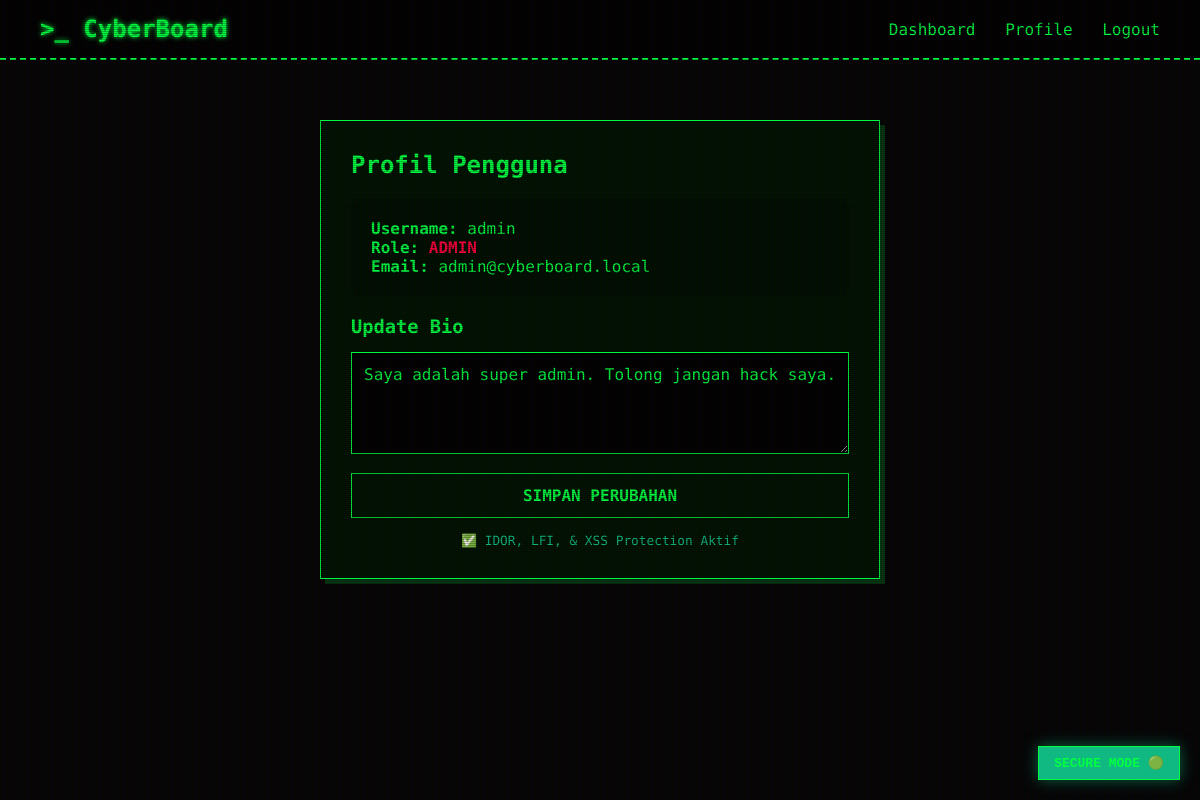
Screenshot of /CyberTarget_Web/secure/profile.php (signed in) with the database file from the repository.
### tables this page shows
CREATE TABLE target_users (
    id INT AUTO_INCREMENT PRIMARY KEY,
    username VARCHAR(50) NOT NULL UNIQUE,
    password VARCHAR(255) NOT NULL,
    email VARCHAR(100),
    role ENUM('admin', 'user') DEFAULT 'user',
    bio TEXT,
    created_at TIMESTAMP DEFAULT CURRENT_TIMESTAMP
);

### CyberTarget_Web/secure/profile.php (the view, shortened to what this page needs)
<?php
require_once 'db.php';
$profile_id = $_SESSION['user_id'];
$stmt = $conn->prepare("SELECT * FROM target_users WHERE id = ?");
$stmt->bind_param("i", $profile_id);
$stmt->execute();
$result = $stmt->get_result();
$profile = $result ? $result->fetch_assoc() : null;
$theme = $_GET['theme'] ?? 'default';
?>
<!DOCTYPE html>
<html lang="id">
<head>
    <link rel="stylesheet" href="style.css">
</head>
<body class="theme-<?= htmlspecialchars($theme) ?>">
    <div class="status-badge" style="background: #10b981; box-shadow: 0 0 15px rgba(16, 185, 129, 0.5);">SECURE MODE 🟢</div>
    <div class="navbar">
        <a href="index.php" class="logo">CyberBoard</a>
        <div class="nav-links">
            <a href="index.php">Dashboard</a>
            <a href="profile.php">Profile</a>
            <a href="logout.php">Logout</a>
        </div>
    </div>
    <div class="container" style="max-width: 600px;">
        <div class="glass-panel" style="padding: 30px;">
            <h2 style="color: var(--primary); margin-bottom: 20px;">Profil Pengguna</h2>
            <div style="background: rgba(0,0,0,0.2); padding: 20px; border-radius: 8px; margin-bottom: 20px;">
                <p><strong>Username:</strong> <?= htmlspecialchars($profile['username']) ?></p>
                <p><strong>Role:</strong> <span style="color: <?= $profile['role'] === 'admin' ? 'var(--danger)' : 'var(--primary)' ?>; font-weight: bold;"><?= strtoupper($profile['role']) ?></span></p>
                <p><strong>Email:</strong> <?= htmlspecialchars($profile['email']) ?></p>
            </div>
            <h3 style="margin-bottom: 15px;">Update Bio</h3>
            <form method="POST">
                <textarea name="bio" rows="4" placeholder="Tulis sesuatu tentang dirimu..."><?= htmlspecialchars($profile['bio']) ?></textarea>
                <button type="submit">Simpan Perubahan</button>
            </form>
            <p style="text-align: center; margin-top: 15px; font-size: 0.8rem; color: #10b981;">✅ IDOR, LFI, & XSS Protection Aktif</p>
        </div>
    </div>
</body>
</html>

### CyberTarget_Web/secure/style.css (style rules this page uses)
:root { --bg-dark: #050505; --bg-card: rgba(0, 20, 0, 0.85); --primary: #00FF41; --primary-glow: rgba(0, 255, 65, 0.5); --secondary: #008F11; --danger: #FF003C; --danger-glow: rgba(255, 0, 60, 0.5); --text-main: #00FF41; --text-muted: #008F11; }
* { margin: 0; padding: 0; box-sizing: border-box; font-family: 'Fira Code', monospace; }
body { background: var(--bg-dark); color: var(--text-main); min-height: 100vh; display: flex; flex-direction: column; }
body::after { content: " "; display: block; position: fixed; top: 0; left: 0; bottom: 0; right: 0; background: linear-gradient(rgba(18, 16, 16, 0) 50%, rgba(0, 0, 0, 0.25) 50%), linear-gradient(90deg, rgba(255, 0, 0, 0.06), rgba(0, 255, 0, 0.02), rgba(0, 0, 255, 0.06)); z-index: 2; background-size: 100% 2px, 3px 100%; pointer-events: none; }
.glass-panel { background: var(--bg-card); border: 1px solid var(--primary); border-radius: 0; box-shadow: 5px 5px 0px rgba(0, 255, 65, 0.2); position: relative; z-index: 1; }
.navbar { display: flex; justify-content: space-between; align-items: center; padding: 15px 40px; background: #000; border-bottom: 2px dashed var(--primary); position: relative; z-index: 1; }
.navbar .logo { font-size: 1.5rem; font-weight: 700; color: var(--primary); text-decoration: none; text-shadow: 0 0 5px var(--primary); }
.navbar .logo::before { content: ">_ "; }
.navbar .nav-links a { color: var(--text-main); text-decoration: none; margin-left: 20px; transition: 0.3s; border-bottom: 1px solid transparent; }
input, textarea { width: 100%; padding: 12px; margin-bottom: 15px; background: #000; border: 1px solid var(--primary); border-radius: 0; color: var(--primary); font-size: 1rem; transition: 0.3s; }
input::placeholder, textarea::placeholder { color: var(--text-muted); }
button { width: 100%; padding: 12px; background: transparent; border: 1px solid var(--primary); border-radius: 0; color: var(--primary); font-weight: bold; font-size: 1rem; cursor: pointer; transition: 0.3s; text-transform: uppercase; }
.container { max-width: 1000px; margin: 40px auto; padding: 20px; flex: 1; width: 100%; position: relative; z-index: 1; }
.status-badge { position: fixed; bottom: 20px; right: 20px; background: #000; color: var(--primary); padding: 8px 15px; border: 1px solid var(--primary); font-weight: bold; box-shadow: 0 0 15px var(--primary-glow); z-index: 1000; font-family: monospace; text-transform: uppercase; }

### rows the page displays
target_users: username "admin", role "ADMIN", email "admin@cyberboard.local", bio "Saya adalah super admin. Tolong jangan hack saya."
